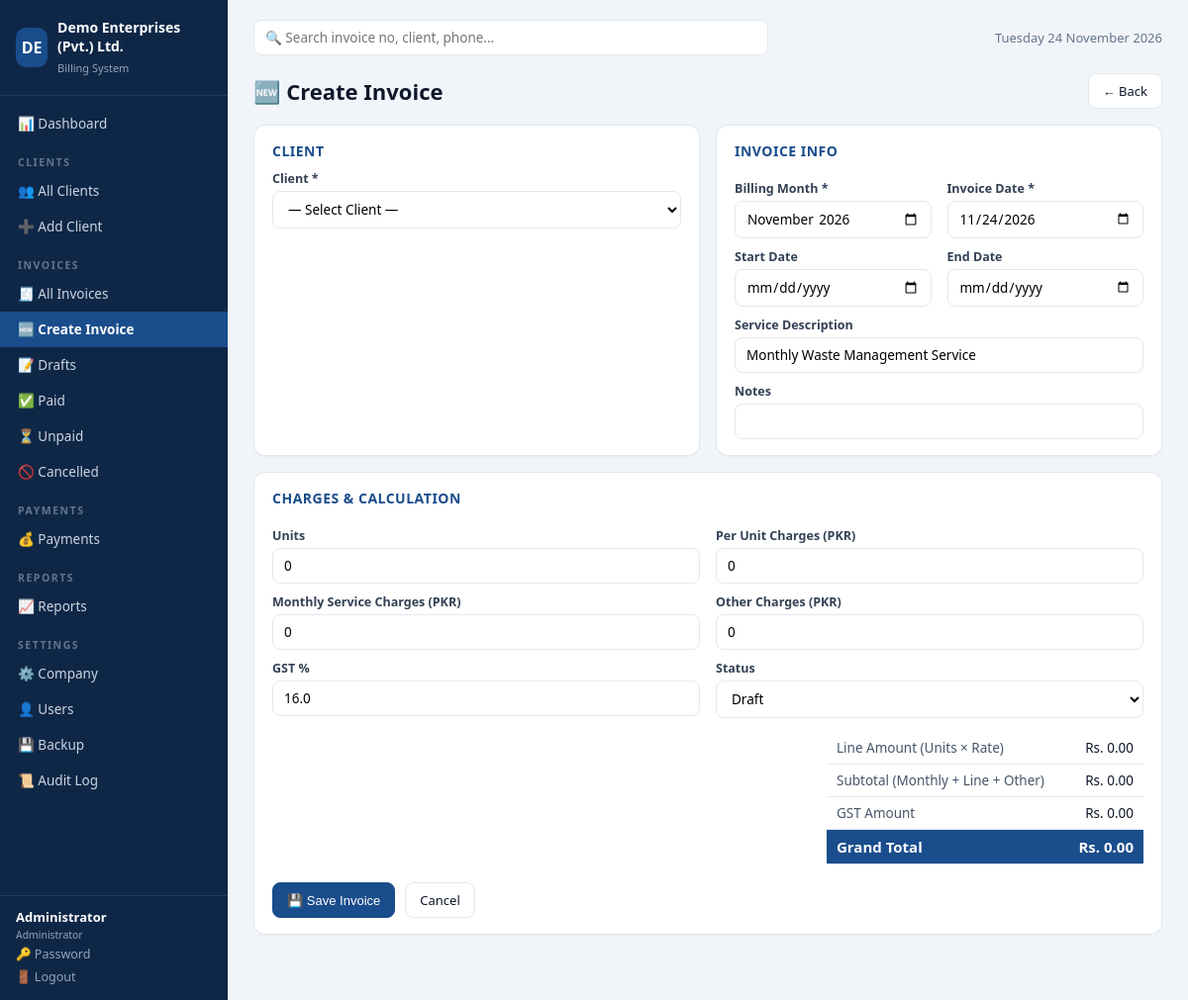
The app's page /invoices/new (signed in) with its own data.
### tables this page shows
CREATE TABLE company_settings (
    id                    INTEGER PRIMARY KEY CHECK (id = 1),
    company_name          TEXT NOT NULL DEFAULT 'Your Company (Pvt.) Ltd.',
    logo_path             TEXT,
    address               TEXT NOT NULL DEFAULT '',
    phone                 TEXT NOT NULL DEFAULT '',
    email                 TEXT NOT NULL DEFAULT '',
    ntn                   TEXT NOT NULL DEFAULT '',
    strn                  TEXT NOT NULL DEFAULT '',
    bank_name             TEXT NOT NULL DEFAULT '',
    account_title         TEXT NOT NULL DEFAULT '',
    account_number        TEXT NOT NULL DEFAULT '',
    iban                  TEXT NOT NULL DEFAULT '',
    gst_percent           REAL NOT NULL DEFAULT 0,
    invoice_prefix        TEXT NOT NULL DEFAULT 'CC',
    invoice_start_number  INTEGER NOT NULL DEFAULT 1,
    authorized_signatory  TEXT NOT NULL DEFAULT '',
    signature_path        TEXT,
    invoice_footer        TEXT NOT NULL DEFAULT '',
    updated_at            TEXT NOT NULL DEFAULT (datetime('now', 'localtime'))
);

CREATE TABLE users (
    id            INTEGER PRIMARY KEY AUTOINCREMENT,
    username      TEXT NOT NULL UNIQUE,
    password_hash TEXT NOT NULL,
    full_name     TEXT NOT NULL,
    role          TEXT NOT NULL DEFAULT 'viewer'
                  CHECK (role IN ('admin', 'billing_officer', 'viewer')),
    is_active     INTEGER NOT NULL DEFAULT 1,
    created_at    TEXT NOT NULL DEFAULT (datetime('now', 'localtime')),
    updated_at    TEXT NOT NULL DEFAULT (datetime('now', 'localtime'))
);

### invoices.py (the view)
@bp.route('/invoices/new', methods=['GET', 'POST'])
@login_required
@role_required('admin', 'billing_officer')
def invoice_new():
    conn = get_db()
    settings = _settings(conn)
    clients = conn.execute(
        'SELECT id, client_name, company_name FROM clients WHERE is_deleted = 0 '
        'ORDER BY client_name').fetchall()
    conn.close()
    preselected = request.args.get('client_id', '')
    prefill = None
    if preselected.isdigit():
        with get_db() as c:
            prefill = c.execute('SELECT * FROM clients WHERE id = ? AND is_deleted = 0',
                                (int(preselected),)).fetchone()
    if request.method == 'POST':
        return _save_invoice(None)
    return render_template('invoices/form.html', invoice=None, clients=clients,
                           settings=settings, prefill=prefill,
                           default_month=utils.this_month(),
                           today=date.today().isoformat(),
                           format_pkr=utils.format_pkr)

### app.py (called while the page is built)
@app.context_processor
def inject_globals():
    settings = {}
    try:
        with get_db() as conn:
            row = conn.execute('SELECT * FROM company_settings WHERE id = 1').fetchone()
            settings = dict(row) if row else {}
    except Exception:
        pass
    return dict(ROLES=ROLES, can_edit=can_edit(), settings=settings)

### db.py (called while the page is built)
def get_db():
    conn = sqlite3.connect(DB_PATH)
    conn.row_factory = sqlite3.Row
    conn.execute('PRAGMA foreign_keys = ON')
    conn.execute('PRAGMA busy_timeout = 5000')  # multi-worker SQLite safety
    return conn

### invoices.py (called while the page is built)
def _settings(conn):
    return conn.execute('SELECT * FROM company_settings WHERE id = 1').fetchone()

### utils.py (called while the page is built)
def this_month():
    return date.today().strftime('%Y-%m')

### templates/invoices/form.html (shortened to what this page needs)
{% extends 'base.html' %}
{% block content %}
<div class="page-head">
  <h1>{{ '✏️ Edit Invoice' if invoice else '🆕 Create Invoice' }}</h1>
  <a class="btn" href="{{ url_for('invoices.invoice_list') }}">← Back</a>
</div>
<form method="post" id="invoice-form">
<div class="grid-2">
  <div class="card">
    <h3>Client</h3>
    <label>Client *</label>
    <select name="client_id" id="client-select" required>
      <option value="">— Select Client —</option>
    </select>
  </div>
  <div class="card">
    <h3>Invoice Info</h3>
    <div class="grid-2">
      <div><label>Billing Month *</label>
        <input type="month" name="billing_month" id="billing-month" required
               value="{{ invoice.billing_month if invoice else default_month }}"></div>
      <div><label>Invoice Date *</label>
        <input type="date" name="invoice_date" required
               value="{{ invoice.invoice_date if invoice else today }}"></div>
      <div><label>Start Date</label>
        <input type="date" name="start_date" value="{{ invoice.start_date if invoice else '' }}"></div>
      <div><label>End Date</label>
        <input type="date" name="end_date" value="{{ invoice.end_date if invoice else '' }}"></div>
    </div>
    <label>Service Description</label>
    <input type="text" name="service_description" id="service-desc"
           value="{{ invoice.service_description if invoice else 'Monthly Waste Management Service' }}"
           placeholder="e.g. Monthly Waste Management Service">
    <label>Notes</label>
    <input type="text" name="notes" value="{{ invoice.notes if invoice else '' }}">
  </div>
</div>
<div class="card">
  <h3>Charges &amp; Calculation</h3>
  <div class="grid-2">
    <div><label>Units</label><input type="number" step="0.01" name="units" id="units" value="{{ invoice.units if invoice else '0' }}"></div>
    <div><label>Per Unit Charges (PKR)</label><input type="number" step="0.01" name="per_unit_charges" id="per-unit" value="{{ invoice.per_unit_charges if invoice else '0' }}"></div>
    <div><label>Monthly Service Charges (PKR)</label><input type="number" step="0.01" name="monthly_service_charges" id="monthly" value="{{ invoice.monthly_service_charges if invoice else '0' }}"></div>
    <div><label>Other Charges (PKR)</label><input type="number" step="0.01" name="other_charges" id="other" value="{{ invoice.other_charges if invoice else '0' }}"></div>
    <div><label>GST %</label><input type="number" step="0.01" name="gst_percent" id="gst" value="{{ invoice.gst_percent if invoice else settings.gst_percent }}"></div>
    <div><label>Status</label>
      <select name="status">
        <option value="draft" {{ 'selected' if invoice and invoice.status == 'draft' }}>Draft</option>
      </select>
    </div>
  </div>
  <table class="calc-table" id="calc-table">
    <tr><th>Line Amount (Units × Rate)</th><td class="num" id="calc-line">Rs. 0.00</td></tr>
    <tr><th>Subtotal (Monthly + Line + Other)</th><td class="num" id="calc-subtotal">Rs. 0.00</td></tr>
    <tr><th>GST Amount</th><td class="num" id="calc-gst">Rs. 0.00</td></tr>
    <tr class="grand"><th>Grand Total</th><td class="num" id="calc-total">Rs. 0.00</td></tr>
  </table>
  <div class="form-actions">
    <button class="btn btn-primary">💾 Save Invoice</button>
    <a class="btn" href="{{ url_for('invoices.invoice_list') }}">Cancel</a>
  </div>
</div>
</form>
{% endblock %}

### templates/base.html (shortened to what this page needs)
<!DOCTYPE html>
<html lang="en">
<head>
<link rel="stylesheet" href="{{ url_for('static', filename='style.css') }}">
</head>
<body>
<aside class="sidebar">
  <div class="brand">
    <span class="brand-logo">{{ (settings.company_name or 'BI')[:2]|upper }}</span>
    <div class="brand-text">
      <strong>{{ settings.company_name or 'Billing System' }}</strong>
      <small>Billing System</small>
    </div>
  </div>
  <nav>
    <a href="{{ url_for('dashboard') }}" class="{{ 'active' if request.path == '/' }}">📊 Dashboard</a>
    <div class="nav-group">CLIENTS</div>
    <a href="{{ url_for('clients.client_list') }}" class="{{ 'active' if request.path.startswith('/clients') and '/clients/add' not in request.path }}">👥 All Clients</a>
    {% if can_edit %}<a href="{{ url_for('clients.client_add') }}" class="{{ 'active' if request.path == '/clients/add' }}">➕ Add Client</a>{% endif %}
    <div class="nav-group">INVOICES</div>
    <a href="{{ url_for('invoices.invoice_list') }}" class="{{ 'active' if request.path == '/invoices' }}">🧾 All Invoices</a>
    {% if can_edit %}<a href="{{ url_for('invoices.invoice_new') }}" class="{{ 'active' if request.path == '/invoices/new' }}">🆕 Create Invoice</a>{% endif %}
    <a href="{{ url_for('invoices.invoice_list', status='draft') }}">📝 Drafts</a>
    <a href="{{ url_for('invoices.invoice_list', status='paid') }}">✅ Paid</a>
    <a href="{{ url_for('invoices.invoice_list', status='issued') }}">⏳ Unpaid</a>
    <a href="{{ url_for('invoices.invoice_list', status='cancelled') }}">🚫 Cancelled</a>
    <div class="nav-group">PAYMENTS</div>
    <a href="{{ url_for('invoices.payment_list') }}">💰 Payments</a>
    <div class="nav-group">REPORTS</div>
    <a href="{{ url_for('reports.reports', type='monthly') }}" class="{{ 'active' if request.path.startswith('/reports') }}">📈 Reports</a>
    {% if session.user.role == 'admin' %}
    <div class="nav-group">SETTINGS</div>
    <a href="{{ url_for('settings.settings_page') }}" class="{{ 'active' if request.path == '/settings' }}">⚙️ Company</a>
    <a href="{{ url_for('settings.user_list') }}" class="{{ 'active' if request.path == '/users' }}">👤 Users</a>
    <a href="{{ url_for('backup_page') }}" class="{{ 'active' if request.path == '/backup' }}">💾 Backup</a>
    <a href="{{ url_for('audit_log') }}" class="{{ 'active' if request.path == '/audit' }}">📜 Audit Log</a>
    {% endif %}
  </nav>
  <div class="sidebar-foot">
    <div class="user-chip">
      <strong>{{ session.user.full_name }}</strong>
      <small>{{ ROLES[session.user.role] }}</small>
    </div>
    <a href="{{ url_for('change_password') }}">🔑 Password</a>
    <a href="{{ url_for('logout') }}">🚪 Logout</a>
  </div>
</aside>
<main class="main">
  <header class="topbar">
    <form action="{{ url_for('invoices.invoice_list') }}" method="get" class="quick-search">
      <input type="search" name="q" placeholder="🔍 Search invoice no, client, phone..." value="{{ request.args.get('q','') }}">
    </form>
    <span class="topbar-date" id="today-label"></span>
  </header>
  {% block content %}{% endblock %}
</main>
</body>
</html>

### static/style.css (style rules this page uses)
* { box-sizing: border-box; margin: 0; padding: 0; }
:root { --primary: #1a4d8c; --primary-dark: #123a68; --bg: #f1f5f9; --card: #ffffff; --text: #0f172a; --muted: #64748b; --border: #e2e8f0; --good: #15803d; --warn: #b45309; --bad: #b91c1c; }
body { font-family: 'Segoe UI', Arial, sans-serif; background: var(--bg); color: var(--text); display: flex; min-height: 100vh; }
a { color: var(--primary); text-decoration: none; }
.sidebar { width: 230px; background: #0f2747; color: #cbd5e1; display: flex; flex-direction: column; position: fixed; top: 0; bottom: 0; left: 0; }
.brand { display: flex; align-items: center; gap: 10px; padding: 18px 16px; border-bottom: 1px solid #1e3a5f; }
.brand-logo { width: 40px; height: 40px; border-radius: 10px; background: var(--primary); color: #fff; display: flex; align-items: center; justify-content: center; font-weight: 800; font-size: 16px; }
.brand-text strong { display: block; color: #fff; font-size: 14px; }
.brand-text small { color: #94a3b8; font-size: 11px; }
.sidebar nav { flex: 1; overflow-y: auto; padding: 10px 0; }
.sidebar nav a { display: block; padding: 9px 18px; color: #cbd5e1; font-size: 13.5px; }
.sidebar nav a.active { background: var(--primary); color: #fff; font-weight: 600; }
.nav-group { padding: 14px 18px 4px; font-size: 10.5px; letter-spacing: 1.5px; color: #64748b; font-weight: 700; }
.sidebar-foot { border-top: 1px solid #1e3a5f; padding: 12px 16px; font-size: 12.5px; }
.sidebar-foot a { display: block; color: #94a3b8; padding: 3px 0; }
.user-chip strong { display: block; color: #fff; font-size: 13px; }
.user-chip small { color: #94a3b8; }
.main { margin-left: 230px; flex: 1; padding: 20px 26px 50px; }
.topbar { display: flex; justify-content: space-between; align-items: center; margin-bottom: 18px; gap: 14px; }
.quick-search { flex: 1; max-width: 520px; }
.quick-search input, .filters input, .filters select { padding: 8px 12px; border: 1px solid var(--border); border-radius: 8px; font-size: 13.5px; }
.quick-search input { width: 100%; }
.topbar-date { color: var(--muted); font-size: 13px; }
.page-head { display: flex; justify-content: space-between; align-items: center; margin-bottom: 16px; flex-wrap: wrap; gap: 10px; }
h1 { font-size: 22px; }
h3 { font-size: 14px; margin-bottom: 10px; color: var(--primary); text-transform: uppercase; letter-spacing: .5px; }
.card { background: var(--card); border: 1px solid var(--border); border-radius: 12px; padding: 16px 18px; margin-bottom: 16px; box-shadow: 0 1px 2px rgba(15,23,42,.04); }
label { display: block; font-size: 12.5px; font-weight: 600; color: #334155; margin: 10px 0 4px; }
input[type=text], input[type=number], input[type=date], input[type=month], input[type=email], input[type=password], input[type=search], input[type=file], select, textarea { width: 100%; padding: 8px 11px; border: 1px solid var(--border); border-radius: 8px; font-size: 13.5px; font-family: inherit; background: #fff; }
.grid-2 { display: grid; grid-template-columns: 1fr 1fr; gap: 0 16px; }
.form-actions { margin-top: 18px; display: flex; gap: 10px; }
.btn { display: inline-block; padding: 8px 14px; border: 1px solid var(--border); border-radius: 8px; background: #fff; color: var(--text); font-size: 13px; cursor: pointer; }
.btn-primary { background: var(--primary); border-color: var(--primary); color: #fff; }
.num { text-align: right; font-variant-numeric: tabular-nums; }
.calc-table { width: 320px; margin-left: auto; margin-top: 14px; border-collapse: collapse; font-size: 13.5px; }
.calc-table th, .calc-table td { padding: 7px 10px; border-bottom: 1px solid var(--border); }
.calc-table th { text-align: left; color: #475569; font-weight: 500; }
.calc-table tr.grand td, .calc-table tr.grand th { background: var(--primary); color: #fff; font-weight: 700; font-size: 15px; }

### records on screen
company_settings: company_name "DE", company_name "Demo Enterprises (Pvt.) Ltd.", gst_percent "16.0"
users: user.full_name "Administrator", role "Administrator"

### other values on screen
{{ '✏️ Edit Invoice' if invoice else '🆕 Create Invoice' }} "🆕 Create Invoice"
